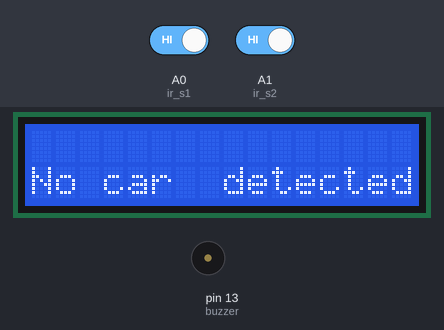
Bench run of a sketch on a simulated Arduino Uno, built with avr-gcc and run on an emulated ATmega328P. On the bench: 16×2 character LCD, buzzer (waves = sounding, pin HIGH). The inputs (shaded band) are chosen by the test bench; at power-on: A0 (ir_s1) HIGH, A1 (ir_s2) HIGH. WiFi joins after 1.5 s; servers stay silent unless stated; pins used as bus, display or sensor lines are not drawn; what the sketch prints to the serial monitor is not drawn.

Above: at 3.6 s.
3.7 s: A0 (ir_s1) driven LOW
At 4.2 s:
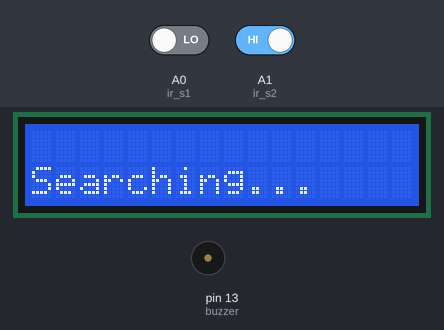
5.2 s: A1 (ir_s2) driven LOW
At 6.4 s:
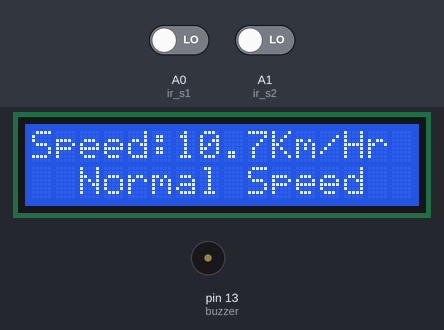
6.7 s: A0 (ir_s1) driven HIGH
At 9.3 s:
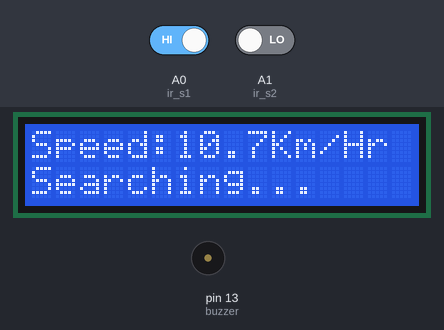
9.7 s: A0 (ir_s1) driven LOW
At 10.9 s:
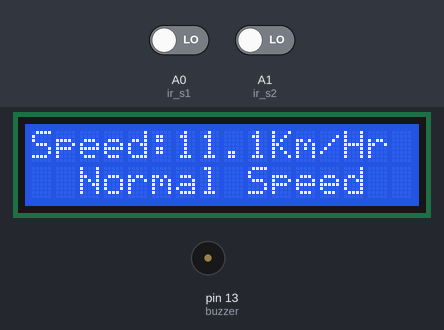
11.2 s: A1 (ir_s2) driven HIGH
At 13.8 s:
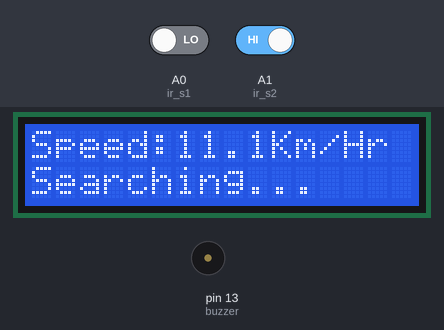
14.2 s: A1 (ir_s2) driven LOW
At 18.1 s:
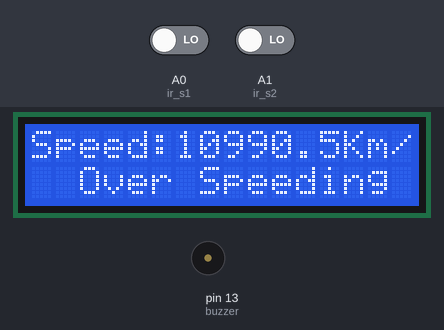
Timing chart, 0 to 18.8 s (numbered marks = the images above; inputs shaded):
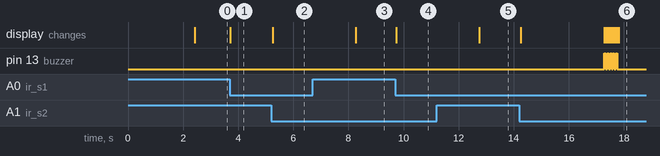

Measured:
- after the input at 3.7 s, the display: changes at once (image 1)
- after the input at 5.2 s, the display: changes at once (image 2)
- after the input at 6.7 s, pin 13 (buzzer): stops changing and stays LOW; the display: changes after 1.6 s (image 3)
- after the input at 9.7 s, the display: changes at once (image 4)
- after the input at 11.2 s, pin 13 (buzzer): stops changing and stays LOW; the display: changes after 1.6 s (image 5)
- after the input at 14.2 s, pin 13 (buzzer): alternates HIGH for 0.05 s and LOW for 0.05 s, 10 changes in all, then stays LOW, starting after 3.1 s; the display: first changes after 0.05 s (image 6 shows a later state)

The sketch:

speed_monitoring_system.ino
```cpp
//code by aakash
//https://github.com/ripgamer/SG
#include <LCD_I2C.h>
#define BLYNK_TEMPLATE_ID "ADD YOUR TEMPLATE_ID HERE"
#define BLYNK_TEMPLATE_NAME "<ADD YOUR TEMPLATE NAME HERE>"
#define BLYNK_AUTH_TOKEN "<ADD YOUR AUTH_TOKEN HERE>"

/* Comment this out to disable prints and save space */
#define BLYNK_PRINT Serial


#include <ESP8266_Lib.h>
#include <BlynkSimpleShieldEsp8266.h>

// Your WiFi credentials.
// Set password to "" for open networks.
char ssid[] = "<SSID>";
char pass[] = "<PASS>";

// Hardware Serial on Mega, Leonardo, Micro...
//#define EspSerial Serial1

// or Software Serial on Uno, Nano...
#include <SoftwareSerial.h>
SoftwareSerial EspSerial(2, 3); // RX, TX

// Your ESP8266 baud rate:
#define ESP8266_BAUD 9600
#define GAUGE_VPIN V1
bool ledState = false;

ESP8266 wifi(&EspSerial);
LCD_I2C lcd(0x27, 16, 2);// Default address of most PCF8574 modules

int timer1;
int timer2;

float Time;

int flag1 = 0;
int flag2 = 0;

float distance = 4.5;
float speed;
int scalingFactor = 1;

int ir_s1 = A0;
int ir_s2 = A1;

int buzzer = 13;
int vcc1 = 8;
int vcc2 = 9;

void setup(){

  pinMode(ir_s1, INPUT);
  pinMode(ir_s2, INPUT);
  pinMode(buzzer, OUTPUT);
  pinMode(vcc1, OUTPUT);
  pinMode(vcc2, OUTPUT);
  digitalWrite(vcc1,HIGH);
  digitalWrite(vcc2,HIGH);
  Serial.begin(74880);


   lcd.begin();
  lcd.backlight();
  lcd.clear();
  lcd.setCursor(0,0);
  lcd.print("G14 G25 G03 G01 G40");
  lcd.setCursor(0,1);
  lcd.print("connecting...");
  delay(500);
 // Set ESP8266 baud rate
  EspSerial.begin(ESP8266_BAUD);
  delay(10);

  Blynk.begin(BLYNK_AUTH_TOKEN, wifi, ssid, pass, "blynk.cloud", 80);
  //Blynk.virtualWrite(V1,speed);
  lcd.clear();
}

void loop() {


//Blynk.virtualWrite(GAUGE_VPIN,speed);
if(digitalRead (ir_s1) == LOW && flag1==0){timer1 = millis(); flag1=1;}

if(digitalRead (ir_s2) == LOW && flag2==0){timer2 = millis(); flag2=1;}

if (flag1==1 && flag2==1){
     if(timer1 > timer2){Time = timer1 - timer2;}
else if(timer2 > timer1){Time = timer2 - timer1;}
 Time=Time/1000;//convert millisecond to second
 speed=(distance/Time);//v=d/t
 speed=speed*3600;//multiply by seconds per hr
 speed=speed/1000;//division by meters per Km


}

if(speed==0){
lcd.setCursor(0, 1);
if(flag1==0 && flag2==0)
{
  lcd.backlight();
  lcd.print("No car  detected");
  Serial.println("No car  detected");
}
else
{
  lcd.backlight();
  lcd.print("Searching...    ");}
  Serial.println("Searching...    ");
}
else{
    //lcd.backlight();
    lcd.clear();
    lcd.setCursor(0, 0);
    lcd.print("Speed:");
    Serial.println("Speed:");
    lcd.print(speed,1);
    Serial.println(speed,1);
    lcd.print("Km/Hr  ");
    Serial.println("Km/Hr  ");
    lcd.setCursor(0, 1);
  if(speed > 50)
  {
    lcd.print("  Over Speeding  ");
    for (int i = 0; i < 5; ++i) //Flashing the backlight
    {
        lcd.backlight();
        digitalWrite(buzzer, HIGH);
        delay(50);
        lcd.noBacklight();
        digitalWrite(buzzer, LOW);
        delay(50);
        lcd.backlight();
    }
    Serial.println("  Over Speeding  ");
    // Update gauge widget
    Blynk.virtualWrite(GAUGE_VPIN,speed);
  }
  else
  {
    lcd.backlight();
    lcd.print("  Normal Speed   ");
    Serial.println("  Normal Speed   ");
    // Update gauge widget
    Blynk.virtualWrite(GAUGE_VPIN,speed);
  }
    delay(3000);
    digitalWrite(buzzer, LOW);
    Blynk.virtualWrite(GAUGE_VPIN,speed);
    speed = 0;
    flag1 = 0;
    flag2 = 0;
 }

  //speed update (speedometer)
  // Update Blynk
  // int gaugeValue = static_cast<int>(speed* scalingFactor);

  // // Update gauge widget
  // Blynk.virtualWrite(GAUGE_VPIN,speed);


}
```
